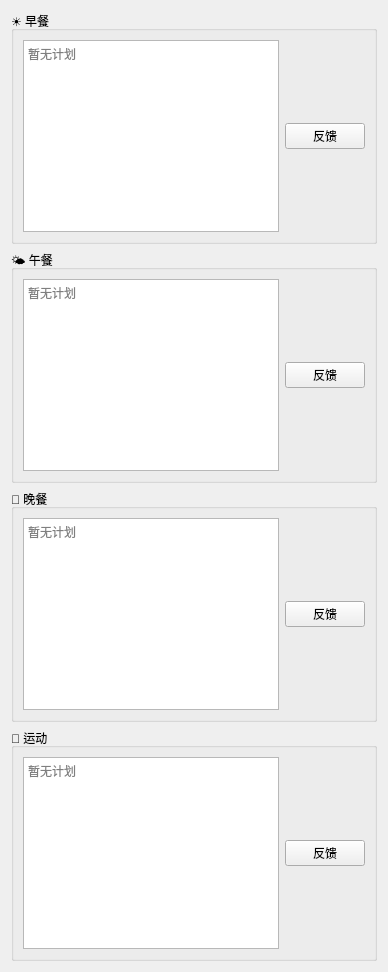
          <widget class="QWidget" name="tabToday">
           <attribute name="title">
            <string>今天</string>
           </attribute>
           <layout class="QVBoxLayout" name="verticalLayout_today">
            <item>
             <widget class="QGroupBox" name="groupTodayMorning">
              <property name="title">
               <string>☀️ 早餐</string>
              </property>
              <layout class="QHBoxLayout" name="horizontalLayout_TodayMorning">
               <item>
                <widget class="QTextEdit" name="txtTodayMorning">
                 <property name="readOnly">
                  <bool>true</bool>
                 </property>
                 <property name="placeholderText">
                  <string>暂无计划</string>
                 </property>
                </widget>
               </item>
               <item>
                <widget class="QPushButton" name="btnFeedbackTodayMorning">
                 <property name="text">
                  <string>反馈</string>
                 </property>
                </widget>
               </item>
              </layout>
             </widget>
            </item>
            <item>
             <widget class="QGroupBox" name="groupTodayLunch">
              <property name="title">
               <string>🌤️ 午餐</string>
              </property>
              <layout class="QHBoxLayout" name="horizontalLayout_TodayLunch">
               <item>
                <widget class="QTextEdit" name="txtTodayLunch">
                 <property name="readOnly">
                  <bool>true</bool>
                 </property>
                 <property name="placeholderText">
                  <string>暂无计划</string>
                 </property>
                </widget>
               </item>
               <item>
                <widget class="QPushButton" name="btnFeedbackTodayLunch">
                 <property name="text">
                  <string>反馈</string>
                 </property>
                </widget>
               </item>
              </layout>
             </widget>
            </item>
            <item>
             <widget class="QGroupBox" name="groupTodayDinner">
              <property name="title">
               <string>🌙 晚餐</string>
              </property>
              <layout class="QHBoxLayout" name="horizontalLayout_TodayDinner">
               <item>
                <widget class="QTextEdit" name="txtTodayDinner">
                 <property name="readOnly">
                  <bool>true</bool>
                 </property>
                 <property name="placeholderText">
                  <string>暂无计划</string>
                 </property>
                </widget>
               </item>
               <item>
                <widget class="QPushButton" name="btnFeedbackTodayDinner">
                 <property name="text">
                  <string>反馈</string>
                 </property>
                </widget>
               </item>
              </layout>
             </widget>
            </item>
            <item>
             <widget class="QGroupBox" name="groupTodayExercise">
              <property name="title">
               <string>🏃 运动</string>
              </property>
              <layout class="QHBoxLayout" name="horizontalLayout_TodayExercise">
               <item>
                <widget class="QTextEdit" name="txtTodayExercise">
                 <property name="readOnly">
                  <bool>true</bool>
                 </property>
                 <property name="placeholderText">
                  <string>暂无计划</string>
                 </property>
                </widget>
               </item>
               <item>
                <widget class="QPushButton" name="btnFeedbackTodayExercise">
                 <property name="text">
                  <string>反馈</string>
                 </property>
                </widget>
               </item>
              </layout>
             </widget>
            </item>
           </layout>
          </widget>
